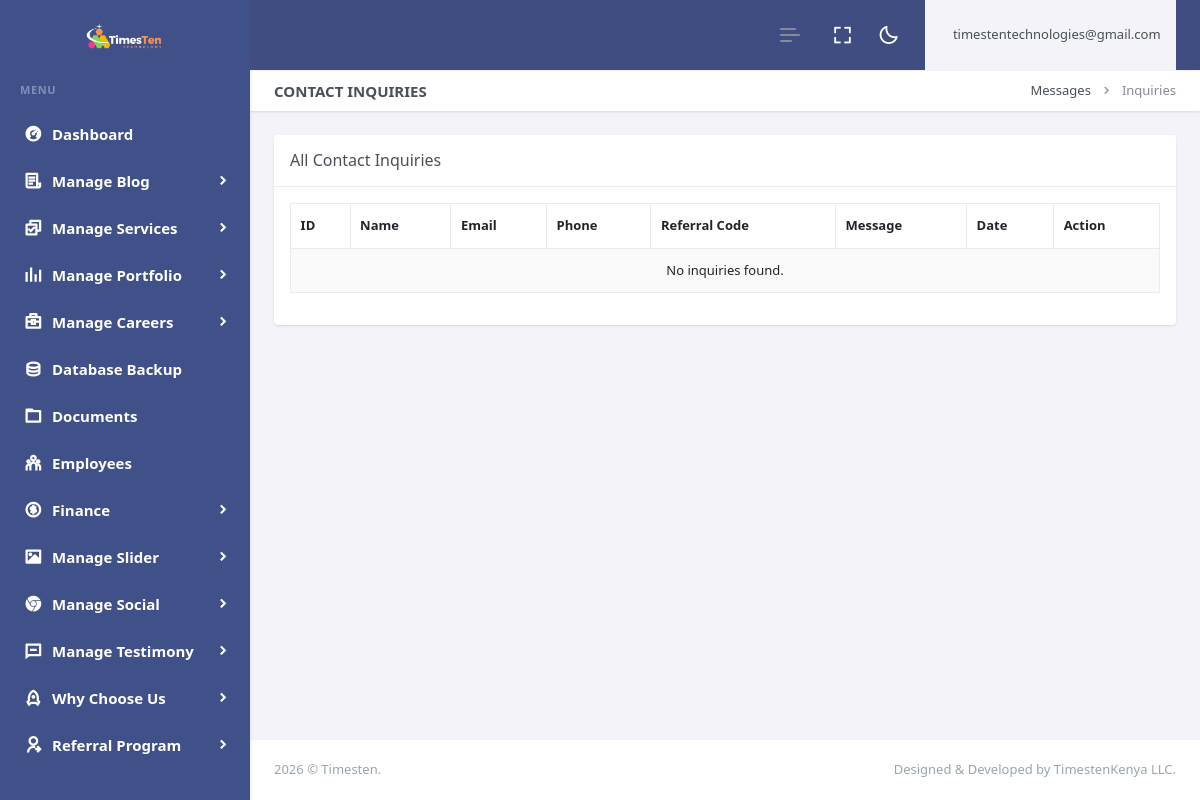
Page /dashboard/inquiries.php (signed in) on the earlier database version.
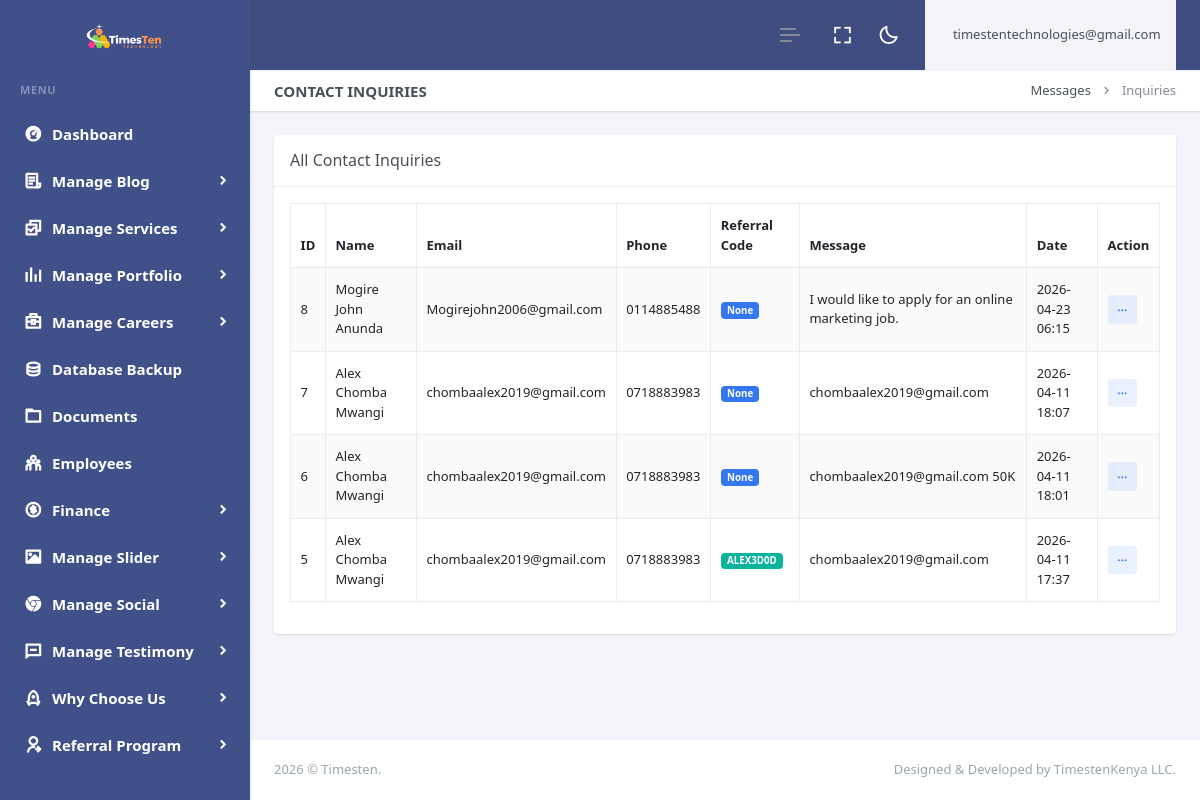
Same page on the later database version.
### tables this page shows
CREATE TABLE `logo` (
  `id` int(11) NOT NULL,
  `xfile` varchar(255) DEFAULT NULL,
  `ufile` varchar(255) DEFAULT NULL,
  `sticky_ufile` varchar(255) DEFAULT NULL
);

CREATE TABLE `contact_messages` (
  `id` int(11) NOT NULL,
  `name` varchar(255) NOT NULL,
  `email` varchar(255) DEFAULT NULL,
  `phone` varchar(50) DEFAULT NULL,
  `message` text DEFAULT NULL,
  `ref_code` varchar(50) DEFAULT NULL,
  `created_at` timestamp NULL DEFAULT current_timestamp()
);

### dashboard/inquiries.php (the view, shortened to what the changed rows need)
<?php
include "header.php";
include "sidebar.php";
mysqli_query($con, "CREATE TABLE IF NOT EXISTS contact_messages (
    id INT AUTO_INCREMENT PRIMARY KEY,
    name VARCHAR(255) NOT NULL,
    email VARCHAR(255),
    phone VARCHAR(50),
    message TEXT,
    ref_code VARCHAR(50),
    created_at TIMESTAMP DEFAULT CURRENT_TIMESTAMP
)");
$inquiries = [];
$rs = mysqli_query($con, "SELECT * FROM contact_messages ORDER BY id DESC");
if ($rs) {
    while ($r = mysqli_fetch_assoc($rs)) {
        $inquiries[] = $r;
    }
}
?>
<div class="main-content">
    <div class="page-content">
        <div class="container-fluid">
            <div class="row">
                <div class="col-lg-12">
                    <div class="card">
                        <div class="card-body">
                            <table id="inquiries-table" class="table table-bordered dt-responsive nowrap table-striped align-middle" style="width:100%">
                                <thead>
                                    <tr>
                                        <th>ID</th>
                                        <th>Name</th>
                                        <th>Email</th>
                                        <th>Phone</th>
                                        <th>Referral Code</th>
                                        <th>Message</th>
                                        <th>Date</th>
                                        <th>Action</th>
                                    </tr>
                                </thead>
                                <tbody>
                                    <?php foreach ($inquiries as $inquiry): ?>
                                    <tr>
                                        <td><?php echo $inquiry['id']; ?></td>
                                        <td><?php echo htmlspecialchars($inquiry['name']); ?></td>
                                        <td><?php echo htmlspecialchars($inquiry['email']); ?></td>
                                        <td><?php echo htmlspecialchars($inquiry['phone']); ?></td>
                                        <td>
                                            <?php if (!empty($inquiry['ref_code'])): ?>
                                                <span class="badge bg-success"><?php echo htmlspecialchars($inquiry['ref_code']); ?></span>
                                            <?php else: ?>
                                                <span class="badge bg-secondary">None</span>
                                            <?php endif; ?>
                                        </td>
                                        <td><?php echo nl2br(htmlspecialchars(substr($inquiry['message'], 0, 100))) . (strlen($inquiry['message']) > 100 ? '...' : ''); ?></td>
                                        <td><?php echo date('Y-m-d H:i', strtotime($inquiry['created_at'])); ?></td>
                                        <td>
                                            <div class="dropdown d-inline-block">
                                                <button class="btn btn-soft-secondary btn-sm dropdown" type="button" data-bs-toggle="dropdown" aria-expanded="false">
                                                    <i class="ri-more-fill align-middle"></i>
                                                </button>
                                            </div>
                                        </td>
                                    </tr>
                                    <?php endforeach; ?>
                                    <?php if (empty($inquiries)): ?>
                                    <tr>
                                        <td colspan="8" class="text-center">No inquiries found.</td>
                                    </tr>
                                    <?php endif; ?>
                                </tbody>
                            </table>
                        </div>
                    </div>
                </div>
            </div>
        </div>
    </div>
</div>
<?php include "footer.php"; ?>

### dashboard/sidebar.php (shortened to what the changed rows need)
<?php
include"../z_db.php";
?>
<div class="app-menu navbar-menu">
  <div class="navbar-brand-box">
<?php
    $rr=mysqli_query($con,"SELECT ufile FROM logo");
$r = mysqli_fetch_row($rr);
$ufile = $r[0];
?>
    <a href="index.php" class="logo logo-light">
      <span class="logo-lg">
        <img src="uploads/logo/<?php print $ufile?>" alt="" height="30">
      </span>
    </a>
  </div>
</div>

Differences in the rows shown:
changed logo: ufile: a different picture
added contact_messages: id "8", name "Mogire John Anunda", email "Mogirejohn2006@gmail.com", phone "0114885488", ref_code "None", message "I would like to apply for an online marketing job.", created_at "2026-04-23 06:15"
added contact_messages: id "7", name "Alex Chomba Mwangi", email "chombaalex2019@gmail.com", phone "0718883983", ref_code "None", message "chombaalex2019@gmail.com", created_at "2026-04-11 18:07"
added contact_messages: id "6", name "Alex Chomba Mwangi", email "chombaalex2019@gmail.com", phone "0718883983", ref_code "None", message "chombaalex2019@gmail.com 50K", created_at "2026-04-11 18:01"
added contact_messages: id "5", name "Alex Chomba Mwangi", email "chombaalex2019@gmail.com", phone "0718883983", ref_code "ALEX3D0D", message "chombaalex2019@gmail.com", created_at "2026-04-11 17:37"
Other differences:
text no longer shown: "No inquiries found."
